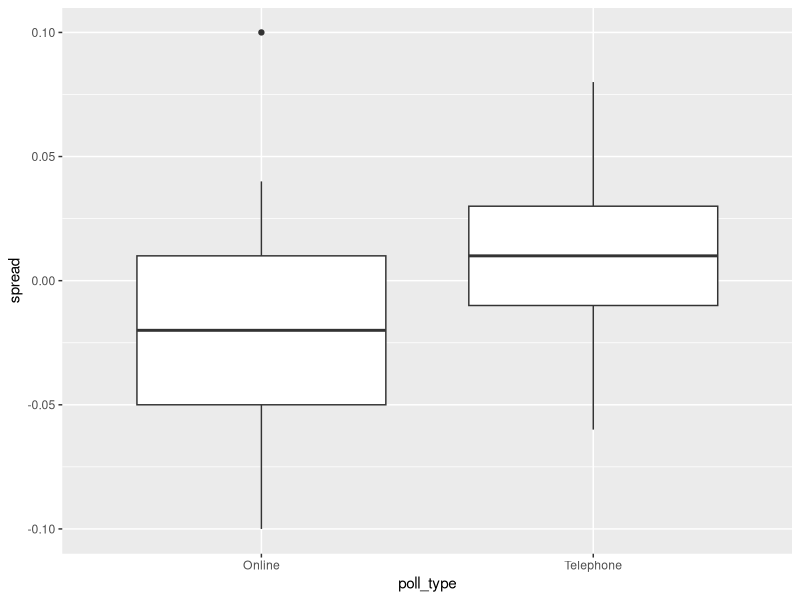
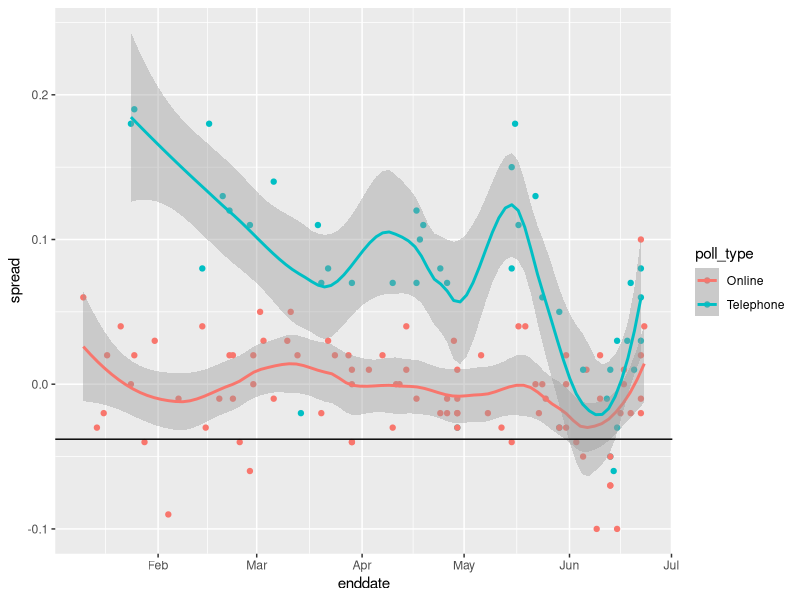
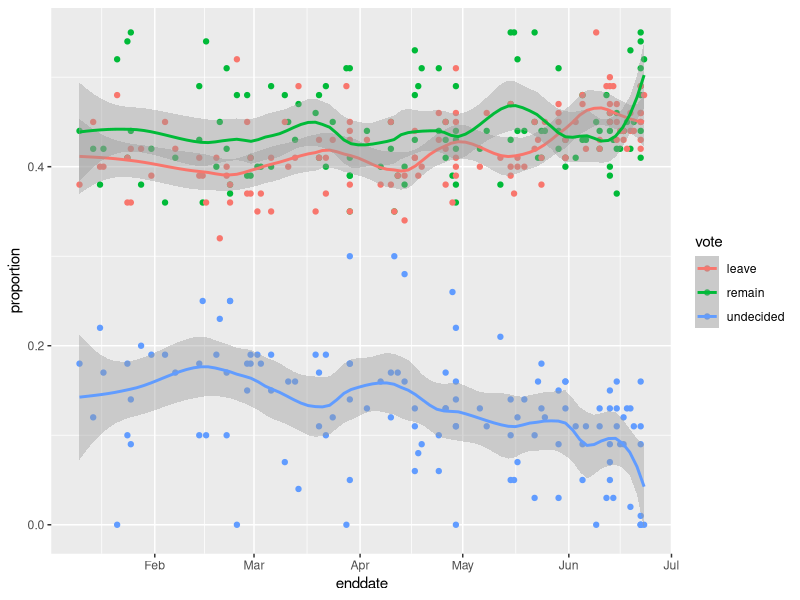

Here is the R script that generated these plots, in order:
## ---- chunk 1
# suggested libraries and options
library(tidyverse)
options(digits = 3)
# load brexit_polls object
library(dslabs)
data(brexit_polls)
## ---- chunk 2
p <- 0.481    # official proportion voting "Remain"
d <- 2*p-1    # official spread
## ---- chunk 3
# The final proportion of voters choosing "Remain" was p=0.481. Consider a poll with a sample of N=1500 voters.
N <- 1500

# What is the expected total number of voters in the sample choosing "Remain"?
nb_remain <- N*p
nb_remain

# What is the standard error of the total number of voters in the sample choosing "Remain"?
se_remain <- sqrt(N*p*(1-p))
se_remain

# What is the expected value of X_bar, the proportion of "Remain" voters?
X_bar <- p
X_bar

# What is the standard error of X_bar, the proportion of "Remain" voters?
se <- sqrt(p*(1-p)/N)
se

# What is the expected value of d, the spread between the proportion of "Remain" voters and "Leave" voters?
d <- 2*p-1
d

# What is the standard error of d, the spread between the proportion of "Remain" voters and "Leave" voters?
2 * se
## ---- chunk 4
head(brexit_polls)

brexit_polls <- brexit_polls %>%
        mutate(x_hat = (spread+1)/2)

# What is the average of the observed spreads (spread)?
mean(brexit_polls$spread)
 
# What is the standard deviation of the observed spreads?
sd(brexit_polls$spread)

# What is the average of x_hat, the estimates of the parameter p?
mean(brexit_polls$x_hat)
 
# What is the standard deviation of x_hat?
sd(brexit_polls$x_hat)
## ---- chunk 5
brexit_polls[1,]

# Use qnorm to compute the 95% confidence interval for X_hat.

# What is the lower bound of the 95% confidence interval?
brexit_polls[1,]$x_hat - qnorm(.975) * sqrt(brexit_polls[1,]$x_hat *(1-brexit_polls[1,]$x_hat)/brexit_polls[1,]$samplesize)
 
# What is the upper bound of the 95% confidence interval?
brexit_polls[1,]$x_hat + qnorm(.975) * sqrt(brexit_polls[1,]$x_hat *(1-brexit_polls[1,]$x_hat)/brexit_polls[1,]$samplesize)
 
# Does the 95% confidence interval predict a winner (does not cover p=0.5)? Does the 95% confidence interval cover the true value of p observed during the referendum?
# A: The interval predicts a winner but does not cover the true value of p
## ---- chunk 6
# suggested libraries and options
library(tidyverse)
options(digits = 3)
# load brexit_polls object and add x_hat column
library(dslabs)
data(brexit_polls)
brexit_polls <- brexit_polls %>%
    mutate(x_hat = (spread + 1)/2)
# final proportion voting "Remain"
p <- 0.481
## ---- chunk 7
d <- -0.038
june_polls <- brexit_polls %>%
  filter(enddate > "2016-06-01")

june_polls <- june_polls %>%
  mutate(se_x_hat = sqrt(x_hat*(1-x_hat)/samplesize),
           se_spread = 2 * se_x_hat,
           lower = spread - qnorm(.975) * se_spread,
           upper = spread + qnorm(.975) * se_spread,
           hit = (lower<=d & upper>=d))

head(june_polls)

# How many polls are in june_polls?
nrow(june_polls)

# What proportion of polls have a confidence interval that covers the value 0?
june_polls %>%
#  filter(lower<=0 & upper>=0) %>%
  summarize(mean(lower<=0 & upper>=0))

# What proportion of polls predict "Remain" (confidence interval entirely above 0)?
june_polls %>%
#  filter(lower<=0 & upper>=0) %>%
  summarize(mean(lower>0))

# What proportion of polls have a confidence interval covering the true value of d?
june_polls %>%
#  filter(lower<=0 & upper>=0) %>%
  summarize(mean(hit))
## ---- chunk 8
june_polls %>%
  group_by(pollster) %>%
  summarize(hit_rate=mean(hit), n()) %>%
  arrange(hit_rate)
## ---- chunk 9
june_polls %>%
#  group_by(poll_type) %>%
  ggplot(aes(poll_type,spread)) +
  geom_boxplot()
## ---- chunk 10
combined_by_type <- june_polls %>%
        group_by(poll_type) %>%
        summarize(N = sum(samplesize),
                  spread = sum(spread*samplesize)/N,
                  p_hat = (spread + 1)/2)

res <- combined_by_type %>%
  mutate(
    se_spread = 2 * sqrt(p_hat * (1-p_hat) / N),
    ci_lower = spread - qnorm(.975) * se_spread,
    ci_upper = spread + qnorm(.975) * se_spread
    )
res
#What is the lower bound of the 95% confidence interval for online voters?
#What is the upper bound of the 95% confidence interval for online voters?
res %>%
  filter(poll_type == 'Online') %>%
  select(ci_lower, ci_upper)
## ---- chunk 11
# suggested libraries and options
library(tidyverse)
options(digits = 3)
# load brexit_polls object and add x_hat column
library(dslabs)
data(brexit_polls)
brexit_polls <- brexit_polls %>%
    mutate(x_hat = (spread + 1)/2)
# final proportion voting "Remain"
p <- 0.481
## ---- chunk 12
d <- -0.038
brexit_hit <- brexit_polls %>%
  mutate(p_hat = (spread + 1)/2,
         se_spread = 2*sqrt(p_hat*(1-p_hat)/samplesize),
         spread_lower = spread - qnorm(.975)*se_spread,
         spread_upper = spread + qnorm(.975)*se_spread,
         hit = spread_lower < d & spread_upper > d) %>%
  select(poll_type, hit)
## ---- chunk 13
head(brexit_hit)

res <- brexit_hit %>% 
  group_by(poll_type) %>%
  summarize(T=sum(hit), F=sum(!hit))
res
two_by_two <- tibble(hit=c(FALSE,TRUE), 
       'Online'=c(res[res$poll_type=='Online',]$F, 
                  res[res$poll_type=='Online',]$T),
       'Telephone'=c(res[res$poll_type!='Online',]$F, 
                  res[res$poll_type!='Online',]$T))

chisq_test <- two_by_two %>%
    select(-hit) %>%
  chisq.test()
chisq_test

# What is the p-value of the chi-squared test comparing the hit rate of online and telephone polls?
# A: 0.001

# Determine which poll type has a higher probability of producing a confidence interval that covers the correct value of the spread. Also determine whether this difference is statistically significant at a p-value cutoff of 0.05. Which of the following is true?
# A: Online polls are more likely to cover the correct value of the spread and this difference is statistically significant.
## ---- chunk 14
two_by_two
# Calculate the odds that an online poll generates a confidence interval that covers the actual value of the spread.
# Calculate the odds that a telephone poll generates a confidence interval that covers the actual value of the spread.
#Calculate the odds ratio to determine how many times larger the odds are for online polls to hit versus telephone polls.
odds_online <- two_by_two$Online[two_by_two$hit==TRUE] / two_by_two$Online[two_by_two$hit==FALSE]
odds_tel <- two_by_two$Telephone[two_by_two$hit==TRUE] / two_by_two$Telephone[two_by_two$hit==FALSE]
odds_online
odds_tel
odds_online / odds_tel
## ---- chunk 15
brexit_polls %>%
  ggplot(aes(enddate, spread, col=poll_type)) +
  geom_point() +
  geom_smooth(method = "loess", span=0.4) +
  geom_hline(aes(yintercept=-.038))
## ---- chunk 16
brexit_long <- brexit_polls %>%
    gather(vote, proportion, "remain":"undecided") %>%
    mutate(vote = factor(vote))
head(brexit_long)

# Make a graph of proportion over time colored by vote. Add a smooth trendline with geom_smooth and method = "loess" with a span of 0.3.
brexit_long %>%
  ggplot(aes(enddate, proportion, col=vote)) +
  geom_point() +
  geom_smooth(method = "loess", span=0.3)
